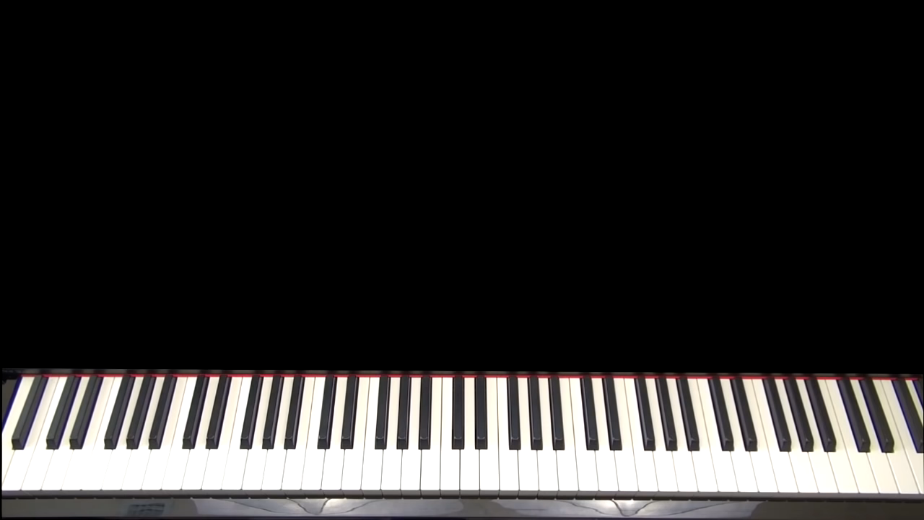
#> input picture pictures/piano.png, 924 x 520 px
$ jupyter execute full_code.ipynb   (older library calls are emulated)
#> lines starting #> are read from the running program, lines starting #| are printed output that depends on the picture; after the words box and inside, x2 and y2 are one past the last pixel; in counts of white or black regions, pixels touching at a corner belong together
# Some basic images transformation

[cell 1]
import cv2
import numpy as np
from matplotlib import pyplot as plt
from ipywidgets import interact
import ipywidgets as widgets

[cell 2]
img = cv2.imread('pictures/piano.png')
#> img is the input picture: shape (520, 924, 3); mean B, G, R 45.4, 46, 47.3
plt.imshow(img)
plt.show()

[cell 3]
gray = cv2.cvtColor(img,cv2.COLOR_BGR2GRAY)
gray = np.float32(gray)
plt.imshow(gray, cmap='gray')
plt.show()

[cell 4]
dst = cv2.cornerHarris(gray,2,3,0.04)
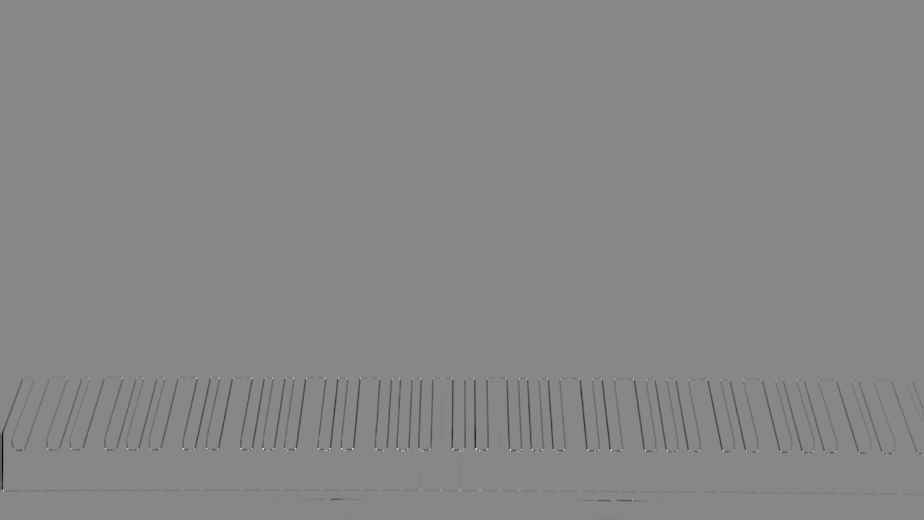
#> dst: shape (520, 924) float32; min -110712496, max 97517344, mean -565467.2; drawn with min black and max white
plt.imshow(dst, cmap='gray')
plt.show()

[cell 5]
sobelx = cv2.Sobel(gray,cv2.CV_64F,1,0,ksize=5)
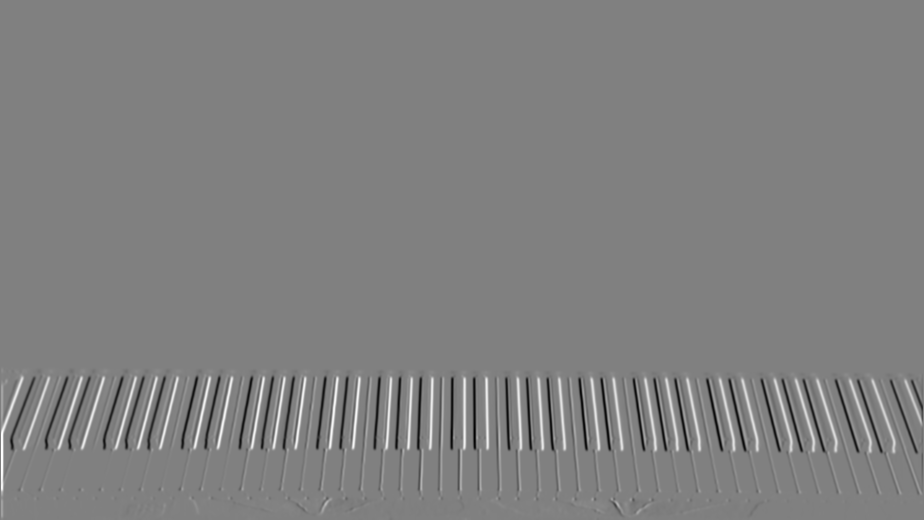
#> sobelx: shape (520, 924) float64; min -11408, max 11214, mean 2.8; drawn with min black and max white
sobely = cv2.Sobel(gray,cv2.CV_64F,0,1,ksize=5)
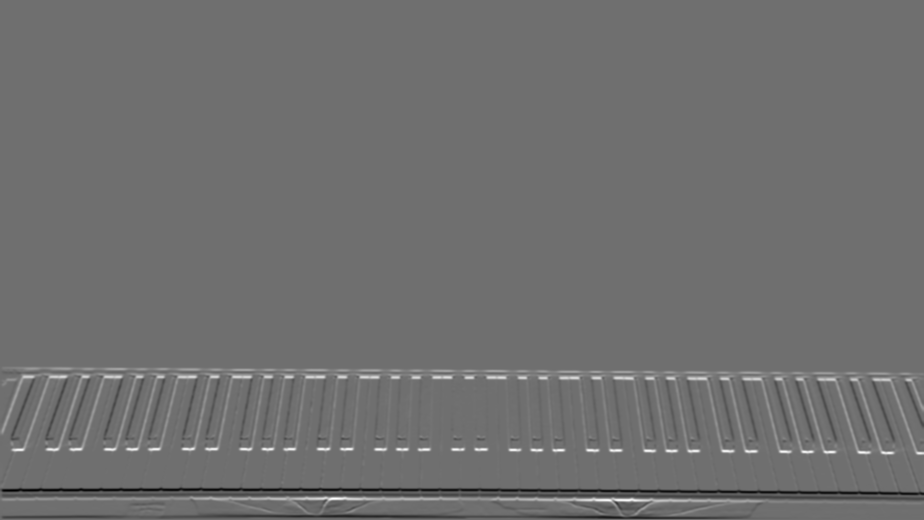
#> sobely: shape (520, 924) float64; min -7877, max 10137, mean 9.3; drawn with min black and max white
sobel = np.sqrt(sobelx**2 + sobely**2)
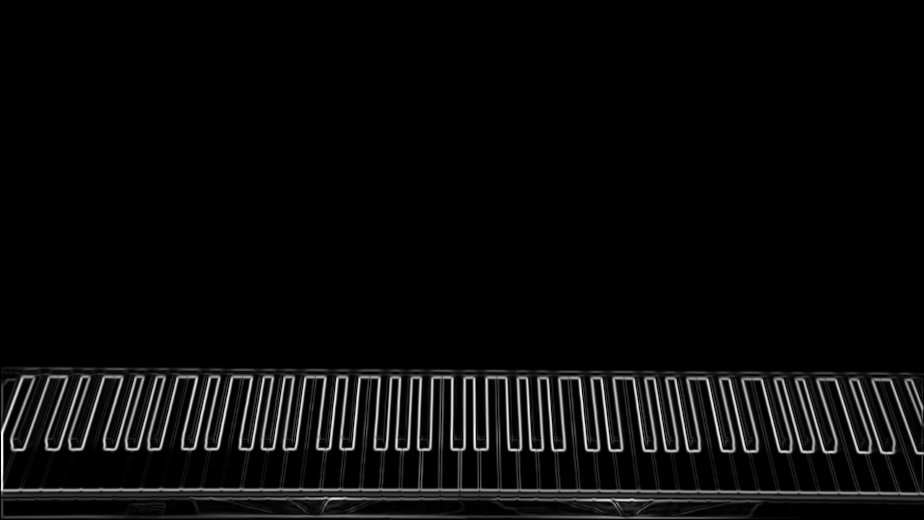
#> sobel: shape (520, 924) float64; min 0, max 11438.2, mean 469; drawn with min black and max white
plt.figure(figsize=(16,6))
plt.imshow(sobel, cmap='gray')
plt.show()

[cell 6]
sobel_black_white = sobel.copy()
threshold = 5000
sobel_black_white[sobel_black_white < threshold] = 0
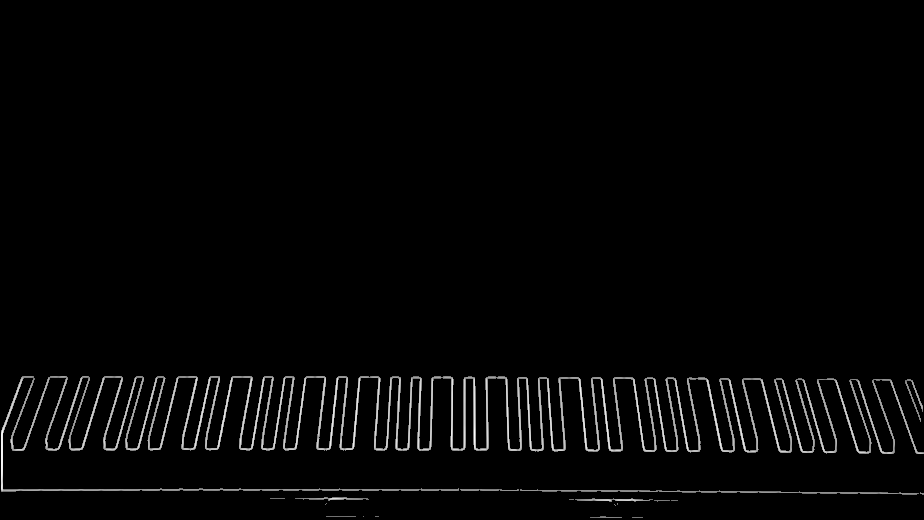
#> sobel_black_white: shape (520, 924) float64; min 0, max 11438.2, mean 244.7; drawn with min black and max white
sobel_black_white[sobel_black_white >= threshold] = 1
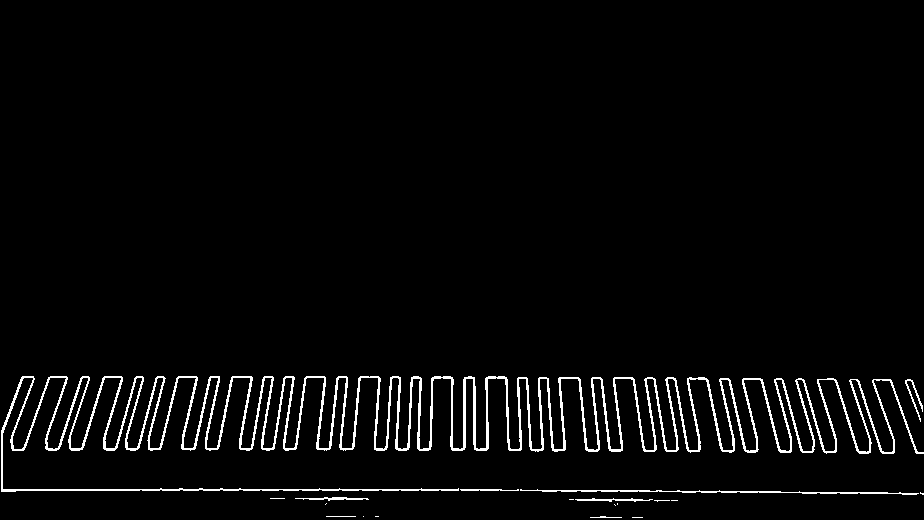
#> sobel_black_white: shape (520, 924) float64; values 0 (black) and 1 (white), 3.3% white in thin lines or dots, all inside (x1, y1, x2, y2) = (1, 376, 924, 518)
plt.figure(figsize=(16,6))
plt.imshow(sobel_black_white, cmap='gray')
plt.show()

[cell 7]
def sobel_threshold(threshold):
    sobel_black_white = sobel.copy()
    sobel_black_white[sobel_black_white <= threshold] = 0
    sobel_black_white[sobel_black_white > threshold] = 1
    plt.figure(figsize=(16,6))
    plt.imshow(sobel_black_white, cmap='gray')
    plt.show()

interact(sobel_threshold, threshold=widgets.IntSlider(min=0,max=10000,step=100,value=5000))
#> the sliders are set to threshold = 5000
